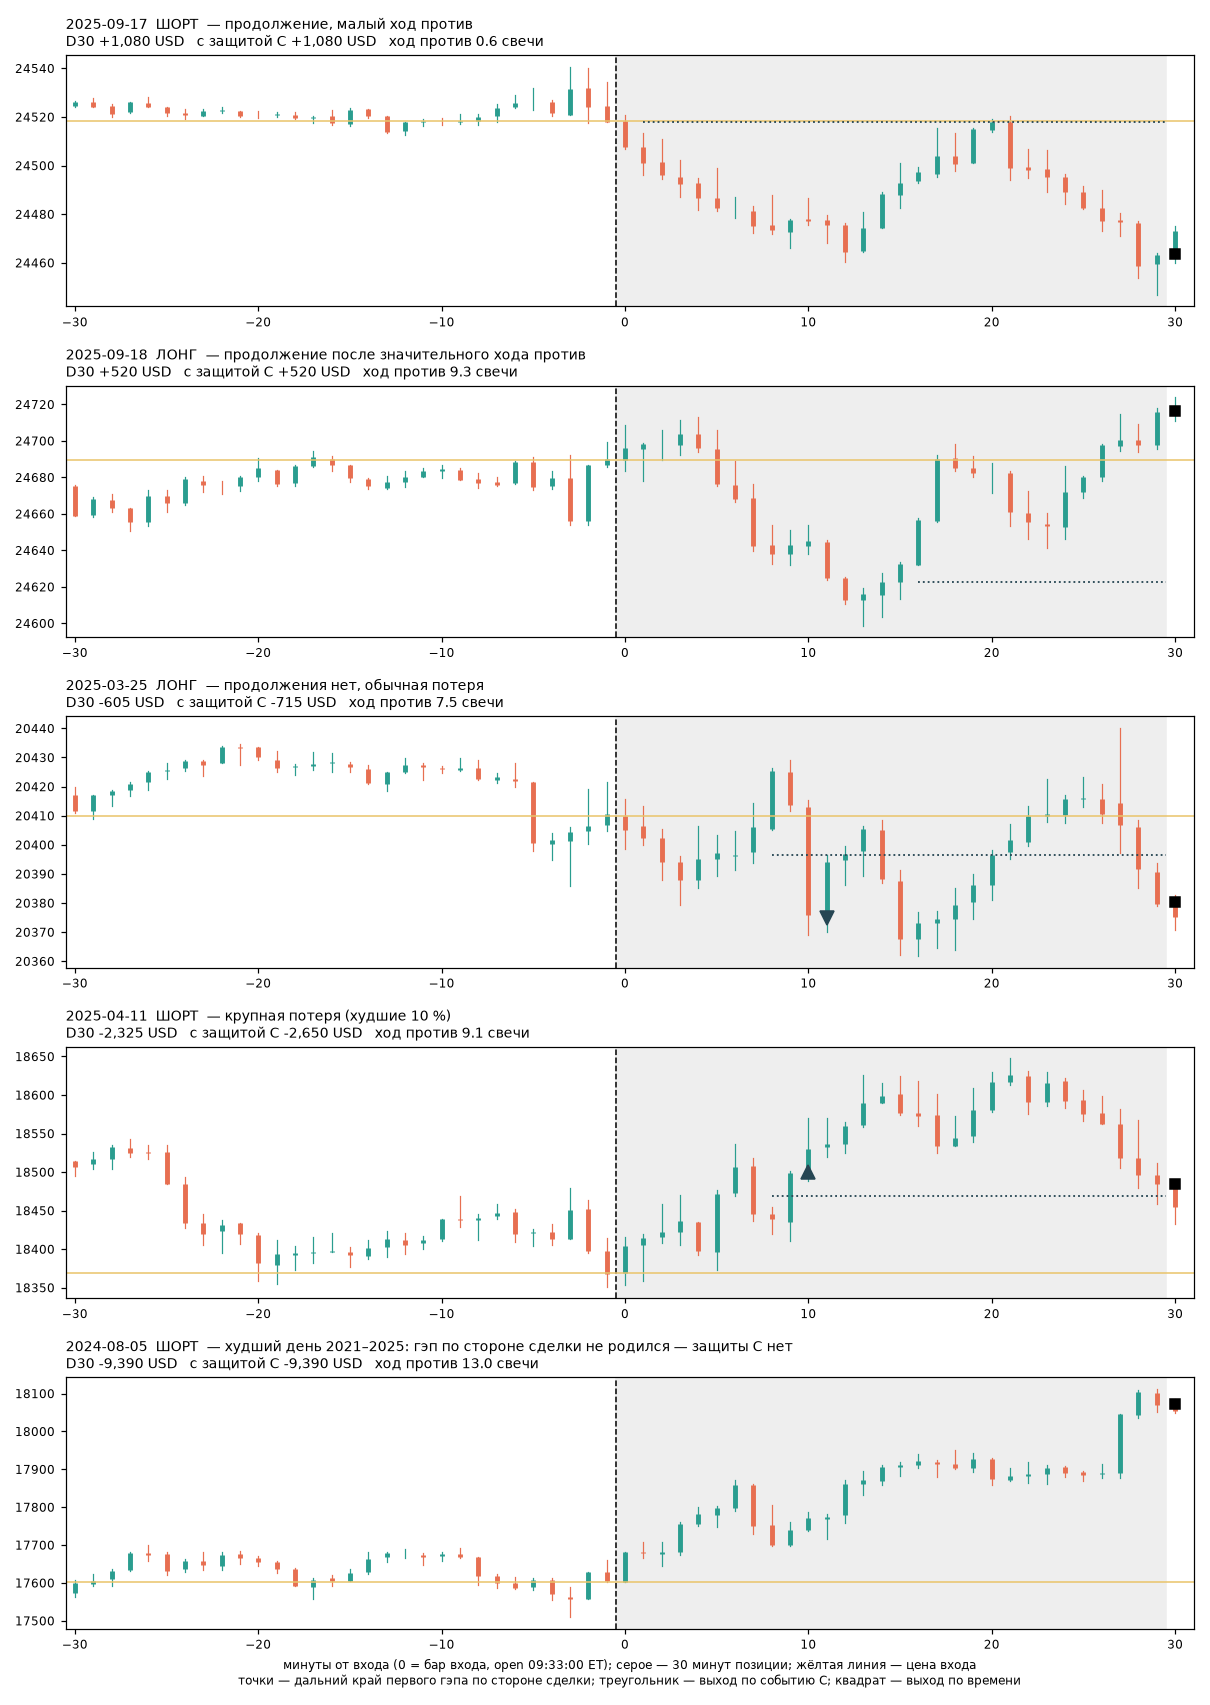

Here is the Python script that generated this plot:
"""S-17: пять реальных сессий NQ для карточки. Выбор объявлен правилом, но сделан ПОСЛЕ результата:
в 2025 году по одной сессии на группу пути — ближайшая к медиане результата D30 своей группы; пятая — худший день
первичной территории. Сцены иллюстрируют правило и дыру защиты, а не доказывают результат.

    python -B setups/S-17/scenes.py
"""
import json
import sys
from pathlib import Path

import matplotlib
matplotlib.use('Agg')
import matplotlib.pyplot as plt
import numpy as np
import pandas as pd

HERE = Path(__file__).resolve().parent
ROOT = HERE.parents[1]
sys.path.insert(0, str(ROOT / 'setups' / 'S-07'))
import run as base  # noqa: E402

d = pd.read_csv(HERE / 'sessions_NQ.csv')
p = d[(d.year >= 2021) & (d.year <= 2025)].copy()
p['usd'] = p.d30_pts * 20 - 15
p['mae_c'] = -p.mae_wick_pts / p.candle
med = p.mae_c.median()
big = p.usd <= p.usd.quantile(.10)
groups = {
    'продолжение, малый ход против': (p.usd > 0) & (p.mae_c < med),
    'продолжение после значительного хода против': (p.usd > 0) & (p.mae_c >= med),
    'продолжения нет, обычная потеря': (p.usd <= 0) & ~big,
    'крупная потеря (худшие 10 %)': big,
}
picks = []
for name, mask in groups.items():
    g = p[mask & (p.year == 2025)]
    target = p.usd[mask].median()
    row = g.iloc[(g.usd - target).abs().argmin()]
    picks.append((name, row))
picks.append(('худший день 2021–2025: гэп по стороне сделки не родился — защиты C нет', p.loc[p.usd.idxmin()]))

m = base.market('NQ')
cal = pd.read_parquet(ROOT / 'setups/S-04/calendar.parquet').set_index('date')
ts = m['close_ts_utc_ns']
fig, axes = plt.subplots(len(picks), 1, figsize=(11, 3.1 * len(picks)))
meta = []
for ax, (name, r) in zip(axes, picks):
    pp = int(np.searchsorted(ts, int(cal.loc[r.date, 'open_ns']))) + 3
    b = pp + 1
    lo, hi = pp - 29, b + 30
    x = np.arange(lo, hi + 1) - b
    for k, xi in zip(range(lo, hi + 1), x):
        o, h, l, c = m['open'][k], m['high'][k], m['low'][k], m['close'][k]
        col = '#2a9d8f' if c >= o else '#e76f51'
        ax.plot([xi, xi], [l, h], color=col, lw=0.8)
        ax.plot([xi, xi], [o, c], color=col, lw=3.2, solid_capstyle='butt')
    ax.axvline(-0.5, color='k', lw=1, ls='--')
    ax.axhline(r.entry, color='#e9c46a', lw=1)
    ax.axvspan(-0.5, 29.5, color='#eeeeee', zorder=0)
    if not np.isnan(r.gap_far_below_entry_pts):
        far = r.entry - r.side * r.gap_far_below_entry_pts
        ax.hlines(far, r.gap_born_min - 1, 29.5, color='#264653', lw=1.2, ls=':')
    if not np.isnan(r.c_min):
        ax.plot([r.c_min], [m['open'][b + int(r.c_min)]], marker='v' if r.side > 0 else '^', color='#264653', ms=9)
    ax.plot([30], [m['open'][b + 30]], marker='s', color='k', ms=6)
    side = 'ЛОНГ' if r.side > 0 else 'ШОРТ'
    ax.set_title(f"{r.date}  {side}  — {name}\nD30 {r.usd:+,.0f} USD   с защитой C {r.prot_pts * 20 - 15:+,.0f} USD   ход против {r.mae_c:.1f} свечи",
                 fontsize=9, loc='left')
    ax.set_xlim(-30.5, 31)
    ax.tick_params(labelsize=8)
    meta.append(dict(group=name, date=str(r.date), side=int(r.side), d30_usd=float(r.usd), prot_usd=float(r.prot_pts * 20 - 15)))
axes[-1].set_xlabel('минуты от входа (0 = бар входа, open 09:33:00 ET); серое — 30 минут позиции; жёлтая линия — цена входа\n'
                    'точки — дальний край первого гэпа по стороне сделки; треугольник — выход по событию C; квадрат — выход по времени', fontsize=8)
fig.tight_layout()
fig.savefig(HERE / 'scenes.png', dpi=110)
(HERE / 'scenes.json').write_text(json.dumps(meta, ensure_ascii=False, indent=1), encoding='utf-8')
print('saved', HERE / 'scenes.png')
